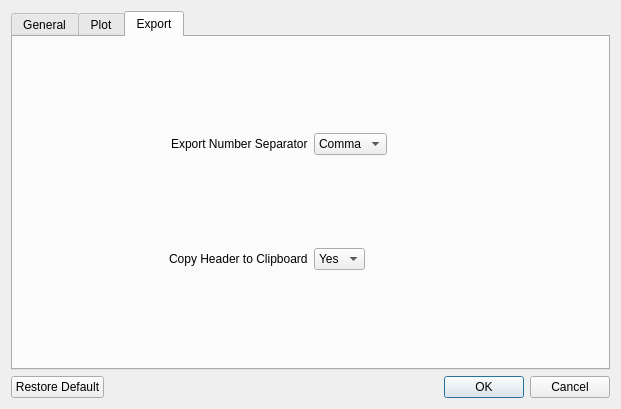
<?xml version="1.0" encoding="UTF-8"?>
<ui version="4.0">
 <class>Dialog_settings</class>
 <widget class="QDialog" name="Dialog_settings">
  <property name="geometry">
   <rect>
    <x>0</x>
    <y>0</y>
    <width>621</width>
    <height>409</height>
   </rect>
  </property>
  <property name="windowTitle">
   <string>Dialog</string>
  </property>
  <layout class="QGridLayout" name="gridLayout">
   <item row="2" column="1">
    <widget class="QDialogButtonBox" name="buttonBox_Settings">
     <property name="locale">
      <locale language="Walloon" country="Belgium"/>
     </property>
     <property name="orientation">
      <enum>Qt::Orientation::Horizontal</enum>
     </property>
     <property name="standardButtons">
      <set>QDialogButtonBox::StandardButton::Cancel|QDialogButtonBox::StandardButton::Ok</set>
     </property>
    </widget>
   </item>
   <item row="2" column="0">
    <widget class="QPushButton" name="pushButton_Restore_Default">
     <property name="text">
      <string>Restore Default</string>
     </property>
    </widget>
   </item>
   <item row="0" column="0" colspan="2">
    <widget class="QTabWidget" name="tabWidget_Settings">
     <property name="currentIndex">
      <number>2</number>
     </property>
     <widget class="QWidget" name="General_Settings">
      <attribute name="title">
       <string>General</string>
      </attribute>
      <layout class="QGridLayout" name="gridLayout_2">
       <item row="0" column="0">
        <layout class="QHBoxLayout" name="horizontalLayout_Gen_1">
         <item alignment="Qt::AlignmentFlag::AlignRight">
          <widget class="QLabel" name="label_Gen_pho">
           <property name="text">
            <string>ρₙ(λ)</string>
           </property>
          </widget>
         </item>
         <item alignment="Qt::AlignmentFlag::AlignLeft">
          <widget class="QLineEdit" name="lineEdit_Gen_pho"/>
         </item>
        </layout>
       </item>
       <item row="1" column="0">
        <layout class="QHBoxLayout" name="horizontalLayout_Gen_2">
         <item alignment="Qt::AlignmentFlag::AlignRight">
          <widget class="QLabel" name="label_Gen_Gamut">
           <property name="text">
            <string>Standard Gamut</string>
           </property>
          </widget>
         </item>
         <item alignment="Qt::AlignmentFlag::AlignLeft">
          <widget class="QComboBox" name="comboBox_Gen_Gamut">
           <item>
            <property name="text">
             <string>None</string>
            </property>
           </item>
           <item>
            <property name="text">
             <string>sRGB</string>
            </property>
           </item>
           <item>
            <property name="text">
             <string>Adobe RGB</string>
            </property>
           </item>
           <item>
            <property name="text">
             <string>HTC Vive Pro Eye</string>
            </property>
           </item>
           <item>
            <property name="text">
             <string>Oculus Rift</string>
            </property>
           </item>
           <item>
            <property name="text">
             <string>Oculus Quest</string>
            </property>
           </item>
           <item>
            <property name="text">
             <string>Oculus Quest 2</string>
            </property>
           </item>
          </widget>
         </item>
        </layout>
       </item>
       <item row="2" column="0">
        <layout class="QHBoxLayout" name="horizontalLayout_Gen_3">
         <item alignment="Qt::AlignmentFlag::AlignRight">
          <widget class="QLabel" name="label_Gen_illuminant">
           <property name="text">
            <string>Standard Illuminant</string>
           </property>
          </widget>
         </item>
         <item alignment="Qt::AlignmentFlag::AlignLeft">
          <widget class="QComboBox" name="comboBox_Gen_illuminant">
           <item>
            <property name="text">
             <string>D65</string>
            </property>
           </item>
           <item>
            <property name="text">
             <string>D50</string>
            </property>
           </item>
           <item>
            <property name="text">
             <string>A</string>
            </property>
           </item>
           <item>
            <property name="text">
             <string>E</string>
            </property>
           </item>
          </widget>
         </item>
        </layout>
       </item>
       <item row="3" column="0">
        <layout class="QHBoxLayout" name="horizontalLayout_Gen_4">
         <item alignment="Qt::AlignmentFlag::AlignRight">
          <widget class="QLabel" name="label_Gen_RGB">
           <property name="text">
            <string>RGB Values</string>
           </property>
          </widget>
         </item>
         <item alignment="Qt::AlignmentFlag::AlignLeft">
          <widget class="QComboBox" name="comboBox_Gen_RGB">
           <item>
            <property name="text">
             <string>0 ... 255</string>
            </property>
           </item>
           <item>
            <property name="text">
             <string>0 ... 1</string>
            </property>
           </item>
          </widget>
         </item>
        </layout>
       </item>
      </layout>
     </widget>
     <widget class="QWidget" name="Plot_Settings">
      <attribute name="title">
       <string>Plot</string>
      </attribute>
      <layout class="QVBoxLayout" name="verticalLayout_7">
       <item>
        <layout class="QHBoxLayout" name="horizontalLayout_Plot_1">
         <item>
          <widget class="QLabel" name="label_Plot_Resolution">
           <property name="text">
            <string>Resolution</string>
           </property>
          </widget>
         </item>
         <item>
          <widget class="QComboBox" name="comboBox_Plot_Resolution"/>
         </item>
         <item>
          <widget class="QLabel" name="label_Plot_illuminant">
           <property name="text">
            <string> Illuminant</string>
           </property>
          </widget>
         </item>
         <item>
          <widget class="QComboBox" name="comboBox_Plot_illuminant"/>
         </item>
         <item>
          <widget class="QLabel" name="label_Plot_Gamut">
           <property name="text">
            <string>Gamut</string>
           </property>
          </widget>
         </item>
         <item>
          <widget class="QComboBox" name="comboBox_Plot_Gamut"/>
         </item>
        </layout>
       </item>
       <item>
        <layout class="QHBoxLayout" name="horizontalLayout_Plot_2">
         <item>
          <widget class="QLabel" name="label_Plot_Reflectance">
           <property name="text">
            <string>Reflectance Plot</string>
           </property>
          </widget>
         </item>
         <item>
          <widget class="QLabel" name="label_Plot_CIExy">
           <property name="text">
            <string>CIExy Plot</string>
           </property>
          </widget>
         </item>
        </layout>
       </item>
       <item>
        <layout class="QHBoxLayout" name="horizontalLayout_Plot_3">
         <item>
          <widget class="QLabel" name="label_Plot_Reflectance_Width">
           <property name="text">
            <string>Width</string>
           </property>
          </widget>
         </item>
         <item>
          <widget class="QLineEdit" name="lineEdit_Plot_Reflectance_Width"/>
         </item>
         <item>
          <widget class="QLabel" name="label_Plot_Reflectance_Width_pixels">
           <property name="text">
            <string>pixels</string>
           </property>
          </widget>
         </item>
         <item>
          <widget class="QLabel" name="label_Plot_CIExy_Width">
           <property name="text">
            <string>Width</string>
           </property>
          </widget>
         </item>
         <item>
          <widget class="QLineEdit" name="lineEdit_Plot_CIExy_Width"/>
         </item>
         <item>
          <widget class="QLabel" name="label_Plot_CIExy_Width_pixels">
           <property name="text">
            <string>pixels</string>
           </property>
          </widget>
         </item>
        </layout>
       </item>
       <item>
        <layout class="QHBoxLayout" name="horizontalLayout_Plot_4">
         <item>
          <widget class="QLabel" name="label_Plot_Reflectance_Height">
           <property name="text">
            <string>Height</string>
           </property>
          </widget>
         </item>
         <item>
          <widget class="QLineEdit" name="lineEdit_Plot_Reflectance_Height"/>
         </item>
         <item>
          <widget class="QLabel" name="label_Plot_CIExy_Reflectance_pixels">
           <property name="text">
            <string>pixels</string>
           </property>
          </widget>
         </item>
         <item>
          <widget class="QLabel" name="label_Plot_CIExy_Height">
           <property name="text">
            <string>Height</string>
           </property>
          </widget>
         </item>
         <item>
          <widget class="QLineEdit" name="lineEdit_Plot_CIExy_Height"/>
         </item>
         <item>
          <widget class="QLabel" name="label_Plot_CIExy_Height_pixels">
           <property name="text">
            <string>pixels</string>
           </property>
          </widget>
         </item>
        </layout>
       </item>
       <item>
        <layout class="QHBoxLayout" name="horizontalLayout_Plot_5">
         <item>
          <widget class="QLabel" name="label_Plot_Reflectance_Insert_Title">
           <property name="text">
            <string>Insert Title</string>
           </property>
          </widget>
         </item>
         <item>
          <widget class="QComboBox" name="comboBox_Plot_Reflectance_Insert_Title"/>
         </item>
         <item>
          <widget class="QLabel" name="label_Plot_CIExy_Insert_Title">
           <property name="text">
            <string>Insert Title</string>
           </property>
          </widget>
         </item>
         <item>
          <widget class="QComboBox" name="comboBox_Plot_CIExy_Insert_Title"/>
         </item>
        </layout>
       </item>
       <item>
        <layout class="QHBoxLayout" name="horizontalLayout_Plot_6">
         <item>
          <widget class="QLabel" name="label_Plot_Reflectance_Title">
           <property name="text">
            <string>Title</string>
           </property>
          </widget>
         </item>
         <item>
          <widget class="QLineEdit" name="lineEdit_Plot_Reflectance_Title"/>
         </item>
         <item>
          <widget class="QLabel" name="label_Plot_CIExy_Title">
           <property name="text">
            <string>Title</string>
           </property>
          </widget>
         </item>
         <item>
          <widget class="QLineEdit" name="lineEdit_Plot_CIExy_Title"/>
         </item>
        </layout>
       </item>
       <item>
        <layout class="QHBoxLayout" name="horizontalLayout_Plot_7">
         <item>
          <widget class="QLabel" name="label_Plot_Reflectance_Insert_Legend">
           <property name="text">
            <string>Insert Legend</string>
           </property>
          </widget>
         </item>
         <item alignment="Qt::AlignmentFlag::AlignLeft">
          <widget class="QComboBox" name="comboBox_Plot_Reflectance_Insert_Legend"/>
         </item>
         <item>
          <widget class="QLabel" name="label_Plot_CIExy_Insert_Legend">
           <property name="text">
            <string>Insert Legend</string>
           </property>
          </widget>
         </item>
         <item alignment="Qt::AlignmentFlag::AlignLeft">
          <widget class="QComboBox" name="comboBox_Plot_CIExy_Insert_Legend"/>
         </item>
        </layout>
       </item>
      </layout>
     </widget>
     <widget class="QWidget" name="Export_Settings">
      <attribute name="title">
       <string>Export</string>
      </attribute>
      <layout class="QVBoxLayout" name="verticalLayout_8">
       <item>
        <layout class="QHBoxLayout" name="horizontalLayout_Exp_1">
         <item alignment="Qt::AlignmentFlag::AlignRight">
          <widget class="QLabel" name="label_Export_Separator">
           <property name="text">
            <string>Export Number Separator</string>
           </property>
          </widget>
         </item>
         <item alignment="Qt::AlignmentFlag::AlignLeft">
          <widget class="QComboBox" name="comboBox_Export_Separator">
           <item>
            <property name="text">
             <string>Comma</string>
            </property>
           </item>
           <item>
            <property name="text">
             <string>Point</string>
            </property>
           </item>
          </widget>
         </item>
        </layout>
       </item>
       <item>
        <layout class="QHBoxLayout" name="horizontalLayout_Exp_2">
         <item alignment="Qt::AlignmentFlag::AlignRight">
          <widget class="QLabel" name="label_Copy_Header">
           <property name="text">
            <string>Copy Header to Clipboard</string>
           </property>
          </widget>
         </item>
         <item alignment="Qt::AlignmentFlag::AlignLeft">
          <widget class="QComboBox" name="comboBox_Copy_Header">
           <item>
            <property name="text">
             <string>Yes</string>
            </property>
           </item>
           <item>
            <property name="text">
             <string>No</string>
            </property>
           </item>
          </widget>
         </item>
        </layout>
       </item>
      </layout>
     </widget>
    </widget>
   </item>
  </layout>
 </widget>
 <resources/>
 <connections>
  <connection>
   <sender>buttonBox_Settings</sender>
   <signal>accepted()</signal>
   <receiver>Dialog_settings</receiver>
   <slot>accept()</slot>
   <hints>
    <hint type="sourcelabel">
     <x>248</x>
     <y>254</y>
    </hint>
    <hint type="destinationlabel">
     <x>157</x>
     <y>274</y>
    </hint>
   </hints>
  </connection>
  <connection>
   <sender>buttonBox_Settings</sender>
   <signal>rejected()</signal>
   <receiver>Dialog_settings</receiver>
   <slot>reject()</slot>
   <hints>
    <hint type="sourcelabel">
     <x>316</x>
     <y>260</y>
    </hint>
    <hint type="destinationlabel">
     <x>286</x>
     <y>274</y>
    </hint>
   </hints>
  </connection>
 </connections>
</ui>
